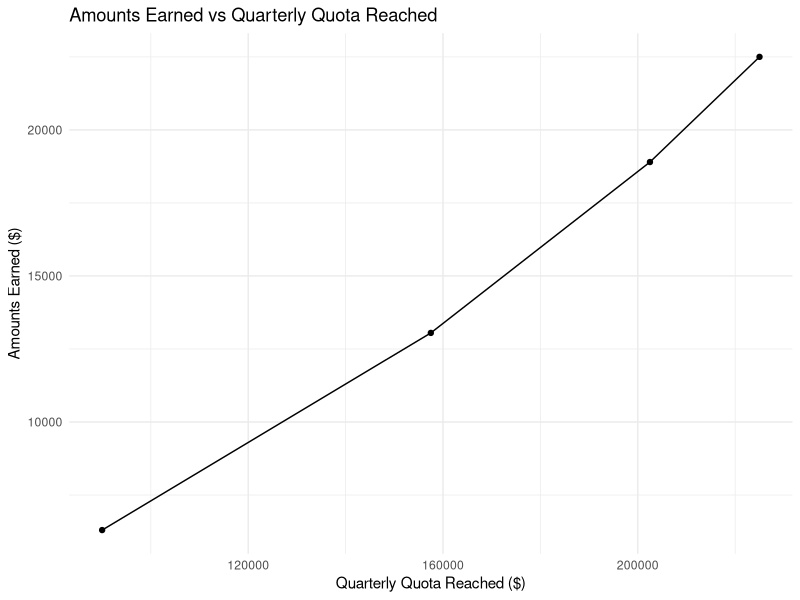
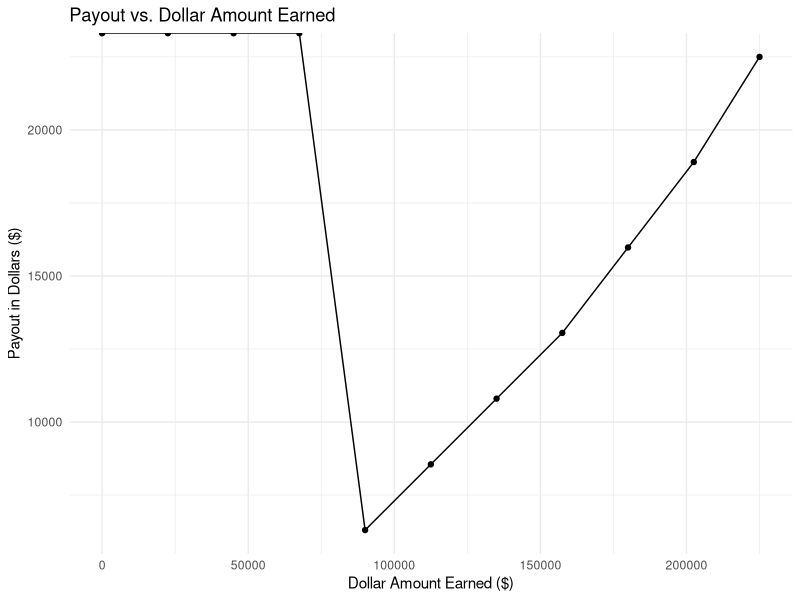

Source code (R) for these figures, in order:
## ---- chunk 1

quota_structure <- data.frame(
  cut = c(0.4, 0.3, 0.2, 0.1),
  payout_pct = c(0.07, 0.10, 0.13, 0.16),
  cut_sum = cumsum(c(0.4, 0.3, 0.2, 0.1)),
  amt = 225000 * c(0.4, 0.3, 0.2, 0.1),
  payout = 225000 * c(0.4, 0.3, 0.2, 0.1) * c(0.07, 0.10, 0.13, 0.16)
)

quota_structure$payout_sum <- cumsum(quota_structure$payout)
quota_structure$amt_sum <- cumsum(quota_structure$amt)

print(quota_structure)


## ---- chunk 2

# Function to calculate earnings
calculate_earnings <- function(fraction_quota) {
  total_amt <- fraction_quota * 225000
  
  # Filter the rows where the cumulative amount is less than or equal to total_amt
  applicable_brackets <- quota_structure[quota_structure$amt_sum <= total_amt, ]
  
  # Sum the payouts from the applicable brackets
  payout <- sum(applicable_brackets$payout)
  
  # If there's a remaining amount in the last bracket
  if (total_amt > max(applicable_brackets$amt_sum)) {
    remaining_amt <- total_amt - max(applicable_brackets$amt_sum)
    remaining_pct <- quota_structure$payout_pct[nrow(applicable_brackets) + 1]
    payout <- payout + (remaining_amt * remaining_pct)
  }
  
  return(payout)
}

# Test the function
print(calculate_earnings(0.5))  # Example for 50% of the quota


## ---- chunk 3

# Define the percentage increments
percentages <- seq(0, 1, by = 0.1)

# Apply the function to each percentage
earnings <- sapply(percentages, calculate_earnings)

# Create the dataframe with results
results_df <- data.frame(
  percent_quota_earned = percentages,
  payout = earnings
)

print(results_df)


## ---- chunk 4

# Load the necessary library
library(ggplot2)

# Create the plot
ggplot(quota_structure, aes(x = amt_sum, y = payout_sum)) +
  geom_point() +
  geom_line() +
  labs(title = "Amounts Earned vs Quarterly Quota Reached",
       x = "Quarterly Quota Reached ($)",
       y = "Amounts Earned ($)") +
  theme_minimal()



## ---- chunk 5

# Ensure that you have the ggplot2 package installed
install.packages("ggplot2")
library(ggplot2)

# Assuming results_df is your second dataframe with columns percent_quota_earned and payout
# Create the plot for the second dataframe
ggplot(results_df, aes(x = percent_quota_earned * 225000, y = payout)) +
  geom_point() +
  geom_line() +
  labs(
    title = "Payout vs. Dollar Amount Earned",
    x = "Dollar Amount Earned ($)",
    y = "Payout in Dollars ($)"
  ) +
  theme_minimal()


